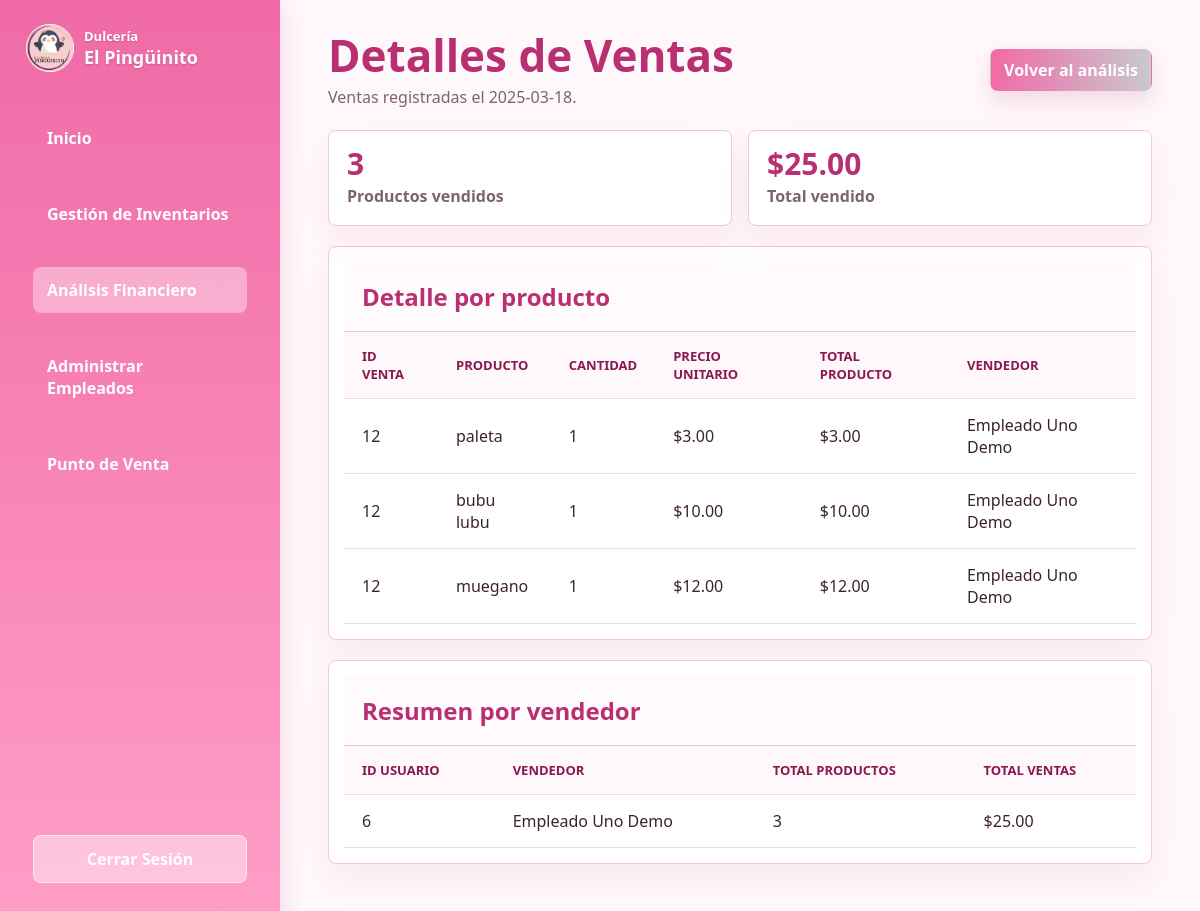
The app's page /pages/detalles_venta.php?fecha=2025-03-18 (signed in) with its own data.
### tables this page shows
CREATE TABLE `detalles_venta` (
  `id` int(11) NOT NULL,
  `id_venta` int(11) NOT NULL,
  `nombre_producto` varchar(100) NOT NULL,
  `cantidad` int(11) NOT NULL,
  `precio_unitario` decimal(10,2) NOT NULL,
  `total` decimal(10,2) NOT NULL
);

CREATE TABLE `ventas` (
  `id` int(11) NOT NULL,
  `id_usuario` int(11) NOT NULL,
  `fecha` datetime DEFAULT current_timestamp(),
  `total` decimal(10,2) NOT NULL
);

CREATE TABLE `usuarios` (
  `id` int(11) NOT NULL,
  `apellidos` varchar(50) NOT NULL,
  `nombre` varchar(100) NOT NULL,
  `email` varchar(100) NOT NULL,
  `password` varchar(255) NOT NULL,
  `rol` enum('admin','empleado') NOT NULL DEFAULT 'empleado',
  `fecha_creacion` timestamp NOT NULL DEFAULT current_timestamp()
);

### pages/detalles_venta.php (the view, shortened to what this page needs)
<?php
require_once __DIR__ . '/../includes/db.php';
$fecha_venta = $_GET['fecha'];
$query_detalles = "
    SELECT
        v.id AS id_venta,
        dv.nombre_producto,
        dv.cantidad,
        dv.precio_unitario,
        dv.total AS total_producto,
        u.id AS id_usuario,
        u.nombre AS nombre_usuario,
        u.apellidos AS apellidos_usuario
    FROM detalles_venta dv
    INNER JOIN ventas v ON dv.id_venta = v.id
    INNER JOIN usuarios u ON v.id_usuario = u.id
    WHERE DATE(v.fecha) = ?
";
$stmt_detalles = $conn->prepare($query_detalles);
$stmt_detalles->bind_param("s", $fecha_venta);
$stmt_detalles->execute();
$result_detalles = $stmt_detalles->get_result();
$detalles = [];
while ($detalle = $result_detalles->fetch_assoc()) {
    $detalles[] = $detalle;
}
$query_resumen_usuarios = "
    SELECT
        u.id AS id_usuario,
        u.nombre AS nombre_usuario,
        u.apellidos AS apellidos_usuario,
        SUM(dv.cantidad) AS total_productos,
        SUM(dv.total) AS total_ventas
    FROM detalles_venta dv
    INNER JOIN ventas v ON dv.id_venta = v.id
    INNER JOIN usuarios u ON v.id_usuario = u.id
    WHERE DATE(v.fecha) = ?
    GROUP BY u.id, u.nombre, u.apellidos
";
$stmt_resumen = $conn->prepare($query_resumen_usuarios);
$stmt_resumen->bind_param("s", $fecha_venta);
$stmt_resumen->execute();
$result_resumen = $stmt_resumen->get_result();
$resumenes = [];
while ($resumen = $result_resumen->fetch_assoc()) {
    $resumenes[] = $resumen;
}
$total_productos = array_sum(array_map('intval', array_column($resumenes, 'total_productos')));
$total_ventas = array_sum(array_map('floatval', array_column($resumenes, 'total_ventas')));
?>
<!DOCTYPE html>
<html lang="es">
<head>
    <link rel="stylesheet" href="/DULCERIAV2/css/app.css">
    <link rel="stylesheet" href="/DULCERIAV2/css/module-layout.css">
</head>
<body class="module-page">
    <nav id="sidebar">
        <div class="sidebar-brand">
            <img src="/DULCERIAV2/assets/logo.png" alt="Logo de Dulcería El Pingüinito">
            <div>
                <span>Dulcería</span>
                <strong>El Pingüinito</strong>
            </div>
        </div>
        <ul class="sidebar-menu">
            <li><a href="/DULCERIAV2/pages/dashboard.php">Inicio</a></li>
            <li><a href="/DULCERIAV2/pages/inventario.php">Gestión de Inventarios</a></li>
            <li><a class="active" href="/DULCERIAV2/pages/analisis_finaciero.php">Análisis Financiero</a></li>
            <li><a href="/DULCERIAV2/pages/administrar_empleados.php">Administrar Empleados</a></li>
            <li><a href="/DULCERIAV2/pages/punto_venta.php">Punto de Venta</a></li>
        </ul>
        <ul class="sidebar-footer">
            <li><a href="/DULCERIAV2/actions/logout.php">Cerrar Sesión</a></li>
        </ul>
    </nav>
    <main class="layout">
        <div class="page-header">
            <div>
                <h1>Detalles de Ventas</h1>
                <p>Ventas registradas el <?php echo htmlspecialchars($fecha_venta); ?>.</p>
            </div>
            <a class="btn btn-primary" href="/DULCERIAV2/pages/analisis_finaciero.php">Volver al análisis</a>
        </div>
        <div class="summary-grid">
            <div class="summary-card">
                <strong><?php echo $total_productos; ?></strong>
                <span>Productos vendidos</span>
            </div>
            <div class="summary-card">
                <strong><?php echo '$' . number_format($total_ventas, 2); ?></strong>
                <span>Total vendido</span>
            </div>
        </div>
        <section class="panel" style="margin-bottom: 20px;">
            <div class="panel-header">
                <h2>Detalle por producto</h2>
            </div>
            <div class="table-wrap">
                <table class="module-table">
                    <tr>
                        <th>ID Venta</th>
                        <th>Producto</th>
                        <th>Cantidad</th>
                        <th>Precio unitario</th>
                        <th>Total producto</th>
                        <th>Vendedor</th>
                    </tr>
                    <?php foreach ($detalles as $detalle) : ?>
                        <tr>
                            <td><?php echo htmlspecialchars($detalle['id_venta']); ?></td>
                            <td><?php echo htmlspecialchars($detalle['nombre_producto']); ?></td>
                            <td><?php echo htmlspecialchars($detalle['cantidad']); ?></td>
                            <td><?php echo '$' . number_format($detalle['precio_unitario'], 2); ?></td>
                            <td><?php echo '$' . number_format($detalle['total_producto'], 2); ?></td>
                            <td><?php echo htmlspecialchars($detalle['nombre_usuario'] . ' ' . $detalle['apellidos_usuario']); ?></td>
                        </tr>
                    <?php endforeach; ?>
                </table>
            </div>
        </section>
        <section class="panel">
            <div class="panel-header">
                <h2>Resumen por vendedor</h2>
            </div>
            <div class="table-wrap">
                <table class="module-table">
                    <tr>
                        <th>ID Usuario</th>
                        <th>Vendedor</th>
                        <th>Total productos</th>
                        <th>Total ventas</th>
                    </tr>
                    <?php foreach ($resumenes as $resumen) : ?>
                        <tr>
                            <td><?php echo htmlspecialchars($resumen['id_usuario']); ?></td>
                            <td><?php echo htmlspecialchars($resumen['nombre_usuario'] . ' ' . $resumen['apellidos_usuario']); ?></td>
                            <td><?php echo htmlspecialchars($resumen['total_productos']); ?></td>
                            <td><?php echo '$' . number_format($resumen['total_ventas'], 2); ?></td>
                        </tr>
                    <?php endforeach; ?>
                </table>
            </div>
        </section>
    </main>
</body>
</html>

### css/app.css (style rules this page uses)
body { font-family: Arial, sans-serif; margin: 0; padding: 0; background: #fff; color: #333; }
#sidebar { position: fixed; left: -250px; top: 0; width: 250px; height: 100%; background: #f4a3c1; padding-top: 20px; transition: 0.3s; }
#sidebar ul { list-style: none; padding: 0; }
#sidebar ul li { padding: 15px; }
#sidebar ul li a { text-decoration: none; color: white; display: block; }
main { padding: 20px; }
h1 { color: #d14778; }
section { background: #f8f8f8; padding: 15px; margin: 10px 0; border-radius: 10px; }
h2 { color: #d14778; }

### css/module-layout.css (style rules this page uses)
:root { --pink: #f06aa6; --pink-dark: #b82f72; --ink: #3b2330; --muted: #7d6370; --line: #f3c7d9; --soft: #fff2f7; --surface: #ffffff; }
* { box-sizing: border-box; }
body.module-page { margin: 0; font-family: "Segoe UI", Arial, sans-serif; color: var(--ink); background: #fff8fb; }
.brand, .sidebar-brand { display: flex; align-items: center; gap: 10px; }
.brand img, .sidebar-brand img { border-radius: 50%; background: #fff; }
#sidebar { position: fixed; inset: 0 auto 0 0; width: 280px; padding: 24px 18px; background: linear-gradient(180deg, #f06aa6 0%, #ff9ec7 100%); box-shadow: 0 8px 24px rgba(184, 47, 114, 0.18); display: flex; flex-direction: column; z-index: 10; }
.sidebar-brand { color: #fff; margin-bottom: 28px; padding: 0 8px; text-shadow: 0 1px 2px rgba(95, 43, 70, 0.25); }
.sidebar-brand img { width: 48px; height: 48px; }
.sidebar-brand span { display: block; font-size: 13px; font-weight: 700; }
.sidebar-brand strong { display: block; font-size: 18px; }
.sidebar-menu, .sidebar-footer { list-style: none; padding: 0; margin: 0; }
.sidebar-menu { flex: 1; }
.sidebar-menu li, .sidebar-footer li { padding: 6px 0; }
.sidebar-menu a, .sidebar-footer a { display: block; padding: 12px 14px; border-radius: 8px; text-decoration: none; color: #4a2233; font-weight: 800; }
.sidebar-menu a:hover, .sidebar-menu a.active { background: rgba(255, 255, 255, 0.38); color: #8b174f; }
.sidebar-footer a { background: rgba(255, 255, 255, 0.42); border: 1px solid rgba(255, 255, 255, 0.55); color: #8b174f; text-align: center; }
.layout { width: min(1480px, calc(100% - 320px)); margin-left: 300px; padding: 32px 28px 48px; }
.page-header { display: flex; justify-content: space-between; align-items: center; gap: 18px; margin-bottom: 22px; }
.page-header h1 { margin: 0 0 8px; color: var(--pink-dark); font-size: clamp(30px, 4vw, 44px); line-height: 1.05; }
.page-header p { margin: 0; color: var(--muted); }
.panel, .summary-card { border: 1px solid var(--line); border-radius: 8px; background: var(--surface); box-shadow: 0 14px 34px rgba(184, 47, 114, 0.08); }
.panel { overflow: hidden; }
.panel-header { display: flex; justify-content: space-between; align-items: center; gap: 16px; padding: 18px; border-bottom: 1px solid var(--line); background: #fffafb; }
.panel-header h2, .panel h2 { margin: 0; color: var(--pink-dark); }
.summary-grid { display: grid; grid-template-columns: repeat(2, minmax(0, 1fr)); gap: 16px; margin-bottom: 20px; }
.summary-card { padding: 18px; }
.summary-card strong { display: block; color: var(--pink-dark); font-size: 30px; line-height: 1; margin-bottom: 6px; }
.summary-card span { color: var(--muted); font-weight: 700; }
.table-wrap { overflow-x: auto; }
table.module-table { width: 100%; border-collapse: collapse; min-width: 760px; }
.module-table th, .module-table td { padding: 15px 18px; text-align: left; border-bottom: 1px solid #f4dbe5; }
.module-table th { color: #8b174f; background: #fff8fb; font-size: 13px; text-transform: uppercase; }
.btn, button.btn { min-height: 38px; padding: 9px 13px; border: 1px solid transparent; border-radius: 8px; cursor: pointer; font-weight: 800; text-decoration: none; display: inline-flex; align-items: center; justify-content: center; }
.btn-primary { background: linear-gradient(90deg, #f06aa6, #c9c9cf); color: #fff; box-shadow: 0 10px 22px rgba(184, 47, 114, 0.16); }

### records on screen
detalles_venta: id_venta "12", nombre_producto "paleta", cantidad "1", precio_unitario "3.00", total "3.00", usuarios.nombre+apellidos "Empleado Uno Demo"
detalles_venta: id_venta "12", nombre_producto "bubu lubu", cantidad "1", precio_unitario "10.00", total "10.00", usuarios.nombre+apellidos "Empleado Uno Demo"
detalles_venta: id_venta "12", nombre_producto "muegano", cantidad "1", precio_unitario "12.00", total "12.00", usuarios.nombre+apellidos "Empleado Uno Demo"
usuarios: id "6", nombre+apellidos "Empleado Uno Demo", total_productos "3", total_ventas "25.00"

### other values on screen
$fecha_venta "2025-03-18"
$total_productos "3"
$total_ventas "25.00"
